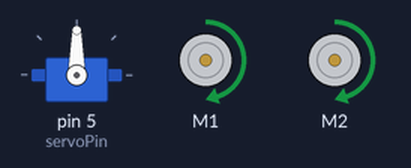
Recording of a sketch running on a simulated Arduino Uno, built with avr-gcc and run on an emulated ATmega328P. Shown: servo, 2 × DC motor (green arrow = forward, orange = backward, longer = faster).

Above: at 0.05 s.
Timing chart, 0 to 3.0 s (numbered marks = the images above):
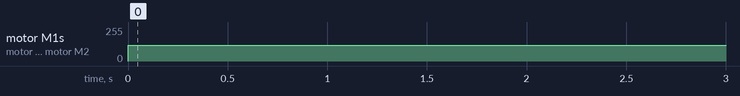

Measured:
- by itself, motor M1, motor M2: stopped → forward 120/255 at 0.00 s

The sketch:

collect_fruit.ino
```cpp
#include <Time.h>
#include <Wire.h>
#include <Adafruit_MotorShield.h>
#include "utility/Adafruit_MS_PWMServoDriver.h" //necessary libraries to allow the motor to run
#include <Servo.h>

int servoPin = 5; //pin where the servo will be attach
Servo myservo; //creates a variable of the Servo object

Adafruit_MotorShield AFMS = Adafruit_MotorShield(); //creates the adafruit object
Adafruit_DCMotor *myMotorLeft = AFMS.getMotor(1); //request the left wheel motor - should be on whatever number is inside getMotor()
Adafruit_DCMotor *myMotorRight = AFMS.getMotor(2);


void setup() {
  // put your setup code here, to run once:
  AFMS.begin(); //activates the adafruit motor
  Serial.begin(9600);
  myservo.attach(servoPin); //links the servo variable to the pin which will control the action
  myservo.write(180); //should be door shut (might need changing)

}

void loop() {
  // put your main code here, to run repeatedly:
  collect_fruit();
}

void collect_fruit() {
  myservo.write(90); //open door
  unsigned long StartTime = millis();
  StartTime = millis();
    while(millis() - StartTime <= 2500) {
     myMotorLeft->setSpeed(120);
     myMotorRight->setSpeed(120);
     myMotorLeft->run(FORWARD);
     myMotorRight->run(FORWARD);
    }
  myservo.write(180); //shut door
}
```
